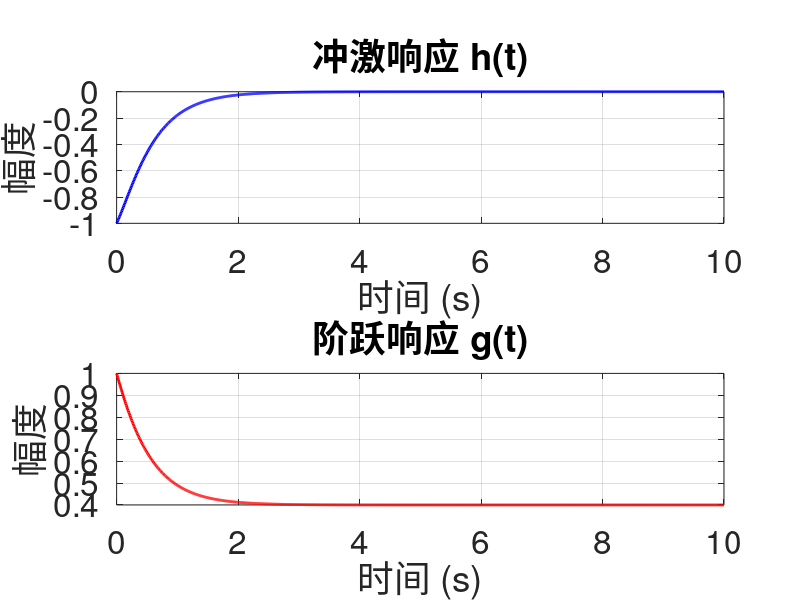

This figure's MATLAB source:
clear;
close all;
clc;


% ex03_06_L2.m  |  例3.6 · L2 引导求解  |  AI 生成，已校验，R2023b
% 连续LTI系统的冲激响应与阶跃响应
% 系统微分方程：i''(t)+7i'(t)+10i(t)=e''(t)+6e'(t)+4e(t)
% 输入 e(t)，输出 i(t)

% 传递函数分子分母系数（降幂排列）
num = [1 6 4];     % s^2 + 6s + 4
den = [1 7 10];    % s^2 + 7s + 10

% 建立传递函数模型
sys = tf(num, den);

% 定义时间范围
t = 0:0.01:10;

% 求冲激响应，存入变量 h
h = impulse(sys, t);

% 求阶跃响应，存入变量 g
g = step(sys, t);

% 绘图：纵向两个子图，按子图数加高画布
figure('Position', [100 100 900 700]);   % 350*2 = 700

subplot(2,1,1);
plot(t, h, 'b', 'LineWidth', 2); 
grid on;
xlabel('时间 (s)', 'FontSize', 24);
ylabel('幅度', 'FontSize', 24);
title('冲激响应 h(t)', 'FontSize', 24);
set(gca, 'FontSize', 24);

subplot(2,1,2);
plot(t, g, 'r', 'LineWidth', 2); 
grid on;
xlabel('时间 (s)', 'FontSize', 24);
ylabel('幅度', 'FontSize', 24);
title('阶跃响应 g(t)', 'FontSize', 24);
set(gca, 'FontSize', 24);
